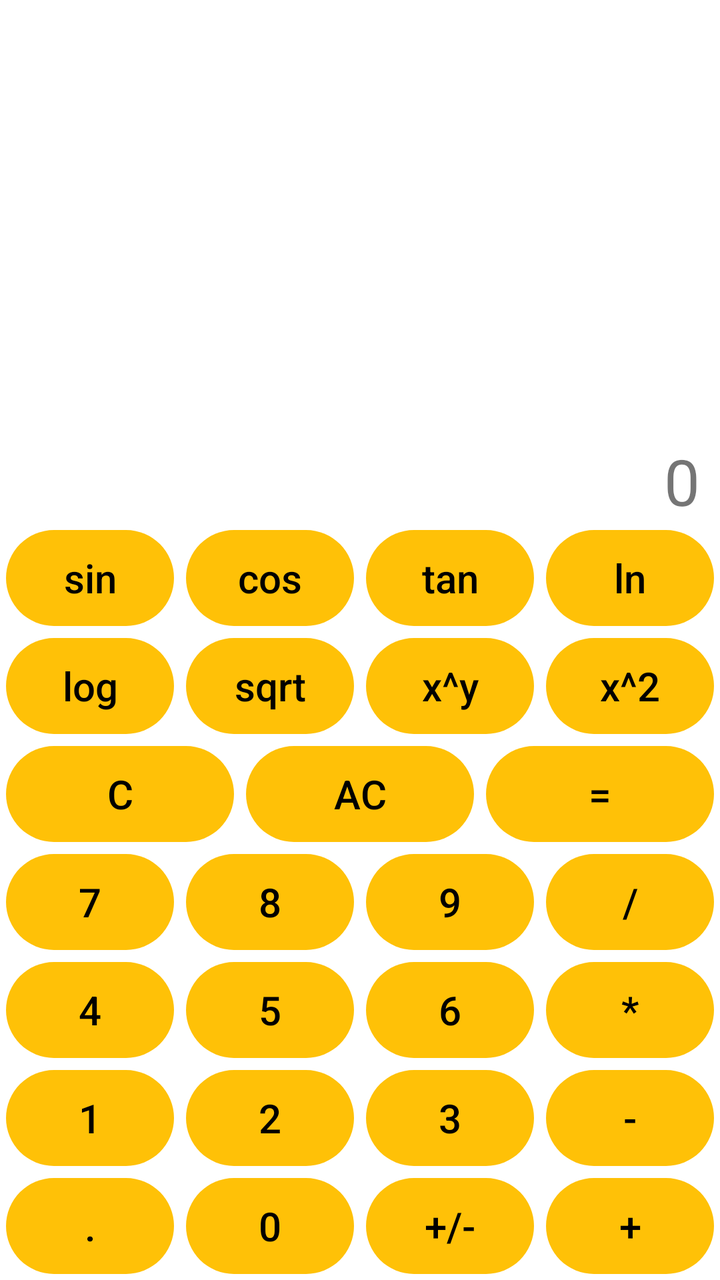
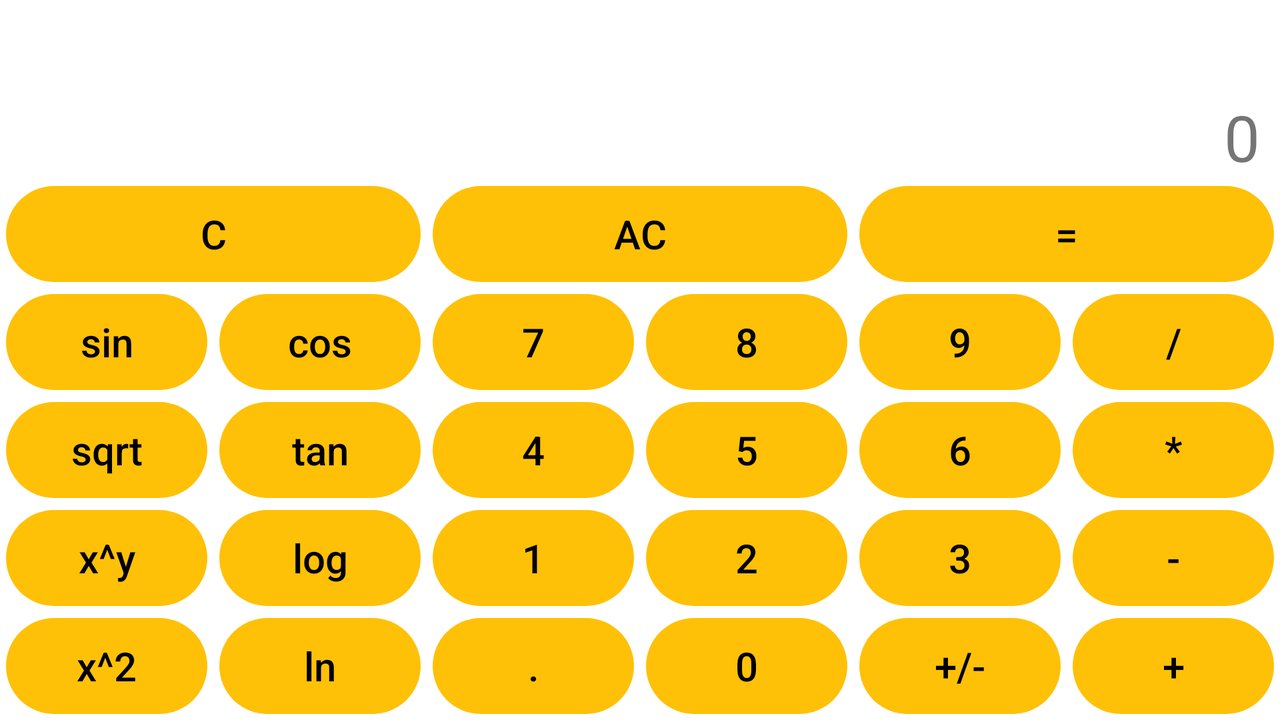

Two renders of one Android screen. The first uses the default layout on a phone; the second uses the alternative layout the repository ships for a different screen configuration, on a matching device. The two XML files are below.
<!-- AndroidManifest.xml: application theme Theme.Kalkulator -->
<!-- res/layout/activity_advance_calculator.xml -->
<?xml version="1.0" encoding="utf-8"?>
<androidx.constraintlayout.widget.ConstraintLayout xmlns:android="http://schemas.android.com/apk/res/android"
    xmlns:app="http://schemas.android.com/apk/res-auto"
    xmlns:tools="http://schemas.android.com/tools"
    android:id="@+id/advanceCalc"
    android:layout_width="match_parent"
    android:layout_height="match_parent"
    tools:context=".AdvanceCalculator">

    <TextView
        android:id="@+id/display"
        android:layout_width="match_parent"
        android:layout_height="43dp"
        android:layout_marginHorizontal="10dp"
        android:maxLines="1"
        android:text="@string/start_value"
        android:textAlignment="viewEnd"
        android:textSize="32sp"
        app:layout_constraintBottom_toTopOf="@+id/tableLayout"
        app:layout_constraintEnd_toEndOf="parent"
        app:layout_constraintHorizontal_bias="1.0"
        app:layout_constraintStart_toStartOf="parent"
        app:layout_constraintTop_toTopOf="parent"
        app:layout_constraintVertical_bias="1.0" />

    <TableLayout
        android:id="@+id/tableLayout"
        android:layout_width="match_parent"
        android:layout_height="wrap_content"
        app:layout_constraintBottom_toBottomOf="parent"
        app:layout_constraintEnd_toEndOf="parent"
        app:layout_constraintHorizontal_bias="1.0"
        app:layout_constraintStart_toStartOf="parent">

        <TableRow style="@style/buttons_row">

            <Button
                android:id="@+id/buttonSin"
                style="@style/Rounded.Button"
                android:text="@string/sin" />

            <Button
                android:id="@+id/buttonCos"
                style="@style/Rounded.Button"
                android:text="@string/cos" />

            <Button
                android:id="@+id/buttonTan"
                style="@style/Rounded.Button"
                android:text="@string/tan" />

            <Button
                android:id="@+id/buttonLn"
                style="@style/Rounded.Button"
                android:text="@string/ln" />
        </TableRow>

        <TableRow style="@style/buttons_row">

            <Button
                android:id="@+id/buttonLog"
                style="@style/Rounded.Button"
                android:text="@string/log" />

            <Button
                android:id="@+id/buttonSqrt"
                style="@style/Rounded.Button"
                android:text="@string/sqrt" />

            <Button
                android:id="@+id/buttonPow"
                style="@style/Rounded.Button"
                android:text="@string/x_y" />

            <Button
                android:id="@+id/buttonPow2"
                style="@style/Rounded.Button"
                android:text="@string/x_2" />
        </TableRow>

        <TableRow style="@style/buttons_row">

            <Button
                android:id="@+id/buttonBksp"
                style="@style/Rounded.Button"
                android:text="@string/bksp" />

            <Button
                android:id="@+id/buttonClear"
                style="@style/Rounded.Button"
                android:text="@string/ac" />

            <Button
                android:id="@+id/buttonEquals"
                style="@style/Rounded.Button"
                android:text="@string/equals" />
        </TableRow>

        <TableRow style="@style/buttons_row">

            <Button
                android:id="@+id/button7"
                style="@style/Rounded.Button"
                android:text="@string/_7" />

            <Button
                android:id="@+id/button8"
                style="@style/Rounded.Button"
                android:text="@string/_8" />

            <Button
                android:id="@+id/button9"
                style="@style/Rounded.Button"
                android:text="@string/_9" />

            <Button
                android:id="@+id/buttonDivide"
                style="@style/Rounded.Button"
                android:text="@string/slash" />
        </TableRow>

        <TableRow style="@style/buttons_row">

            <Button
                android:id="@+id/button4"
                style="@style/Rounded.Button"
                android:text="@string/_4" />

            <Button
                android:id="@+id/button5"
                style="@style/Rounded.Button"
                android:text="@string/_5" />

            <Button
                android:id="@+id/button6"
                style="@style/Rounded.Button"
                android:text="@string/_6" />

            <Button
                android:id="@+id/buttonMultiplication"
                style="@style/Rounded.Button"
                android:text="@string/multiply" />
        </TableRow>

        <TableRow style="@style/buttons_row">

            <Button
                android:id="@+id/button1"
                style="@style/Rounded.Button"
                android:text="@string/_1" />

            <Button
                android:id="@+id/button2"
                style="@style/Rounded.Button"
                android:text="@string/_2" />

            <Button
                android:id="@+id/button3"
                style="@style/Rounded.Button"
                android:text="@string/_3" />

            <Button
                android:id="@+id/buttonMinus"
                style="@style/Rounded.Button"
                android:text="@string/minus" />
        </TableRow>

        <TableRow
            android:layout_width="match_parent"
            android:layout_height="10dp"
            android:layout_weight="1">

            <Button
                android:id="@+id/buttonComa"
                style="@style/Rounded.Button"
                android:text="@string/dot" />

            <Button
                android:id="@+id/button0"
                style="@style/Rounded.Button"
                android:text="@string/_0" />

            <Button
                android:id="@+id/buttonPlusMinus"
                style="@style/Rounded.Button"
                android:text="@string/plusminus" />

            <Button
                android:id="@+id/buttonPlus"
                style="@style/Rounded.Button"
                android:text="@string/plus" />
        </TableRow>
    </TableLayout>
</androidx.constraintlayout.widget.ConstraintLayout>
<!-- resources referenced by this layout -->
<resources>
  <string name="_0">0</string>
  <string name="_1">1</string>
  <string name="_2">2</string>
  <string name="_3">3</string>
  <string name="_4">4</string>
  <string name="_5">5</string>
  <string name="_6">6</string>
  <string name="_7">7</string>
  <string name="_8">8</string>
  <string name="_9">9</string>
  <string name="ac">AC</string>
  <string name="bksp">C</string>
  <string name="cos">cos</string>
  <string name="dot">.</string>
  <string name="equals">=</string>
  <string name="ln">ln</string>
  <string name="log">log</string>
  <string name="minus">-</string>
  <string name="multiply">*</string>
  <string name="plus">+</string>
  <string name="plusminus">+/-</string>
  <string name="sin">sin</string>
  <string name="slash">/</string>
  <string name="sqrt">sqrt</string>
  <string name="start_value">0</string>
  <string name="tan">tan</string>
  <string name="x_2">x^2</string>
  <string name="x_y">x^y</string>
  <style name="Rounded.Button" parent="Widget.AppCompat.Button">
          <item name="android:background">@drawable/rectangle_corners_round</item>
          <item name="android:layout_margin">3dp</item>
          <item name="android:layout_height">wrap_content</item>
          <item name="android:layout_width">0dp</item>
          <item name="android:layout_weight">1</item>
          <item name="android:textSize">20sp</item>
          <item name="android:textAllCaps">false</item>
      </style>
  <style name="buttons_row">
          <item name="android:layout_width">match_parent</item>
          <item name="android:layout_height">wrap_content</item>
          <item name="android:layout_weight">1</item>
      </style>
  <style name="Theme.Kalkulator" parent="Theme.MaterialComponents.DayNight.NoActionBar">
          
          <item name="colorPrimary">#FFC107</item>
          <item name="colorPrimaryVariant">#FFC107</item>
          <item name="colorOnPrimary">@color/black</item>
          
          <item name="colorSecondary">@color/teal_200</item>
          <item name="colorSecondaryVariant">@color/teal_700</item>
          <item name="colorOnSecondary">@color/black</item>
          
          <item name="android:statusBarColor">?attr/colorPrimaryVariant</item>
          
      </style>
  <!-- drawable rectangle_corners_round (drawable) -->
  <?xml version="1.0" encoding="utf-8"?>
  <selector xmlns:android="http://schemas.android.com/apk/res/android">
      <item>
          <shape android:shape="rectangle">
              <corners android:radius="90dp" />
          </shape>
      </item>
  </selector>
</resources>
<!-- res/layout-land/activity_advance_calculator.xml (the repository's variant of the layout above) -->
<!-- drawn on the phone turned sideways -->
<?xml version="1.0" encoding="utf-8"?>
<androidx.constraintlayout.widget.ConstraintLayout xmlns:android="http://schemas.android.com/apk/res/android"
    xmlns:app="http://schemas.android.com/apk/res-auto"
    xmlns:tools="http://schemas.android.com/tools"
    android:id="@+id/advanceCalc"
    android:layout_width="match_parent"
    android:layout_height="match_parent"
    tools:context=".AdvanceCalculator">

    <TextView
        android:id="@+id/display"
        android:layout_width="match_parent"
        android:layout_height="43dp"
        android:layout_marginHorizontal="10dp"
        android:maxLines="1"
        android:text="@string/start_value"
        android:textAlignment="viewEnd"
        android:textSize="32sp"
        app:layout_constraintBottom_toTopOf="@+id/tableLayout"
        app:layout_constraintEnd_toEndOf="parent"
        app:layout_constraintHorizontal_bias="1.0"
        app:layout_constraintStart_toStartOf="parent"
        app:layout_constraintTop_toTopOf="parent"
        app:layout_constraintVertical_bias="1.0" />

    <TableLayout
        android:id="@+id/tableLayout"
        android:layout_width="match_parent"
        android:layout_height="wrap_content"
        app:layout_constraintBottom_toBottomOf="parent"
        app:layout_constraintEnd_toEndOf="parent"
        app:layout_constraintHorizontal_bias="1.0"
        app:layout_constraintStart_toStartOf="parent">

        <TableRow style="@style/buttons_row">

            <Button
                android:id="@+id/buttonBksp"
                style="@style/Rounded.Button"
                android:text="@string/bksp" />

            <Button
                android:id="@+id/buttonClear"
                style="@style/Rounded.Button"
                android:text="@string/ac" />

            <Button
                android:id="@+id/buttonEquals"
                style="@style/Rounded.Button"
                android:text="@string/equals" />
        </TableRow>

        <TableRow style="@style/buttons_row">

            <Button
                android:id="@+id/buttonSin"
                style="@style/Rounded.Button"
                android:text="@string/sin" />

            <Button
                android:id="@+id/buttonCos"
                style="@style/Rounded.Button"
                android:text="@string/cos" />

            <Button
                android:id="@+id/button7"
                style="@style/Rounded.Button"
                android:text="@string/_7" />

            <Button
                android:id="@+id/button8"
                style="@style/Rounded.Button"
                android:text="@string/_8" />

            <Button
                android:id="@+id/button9"
                style="@style/Rounded.Button"
                android:text="@string/_9" />

            <Button
                android:id="@+id/buttonDivide"
                style="@style/Rounded.Button"
                android:text="@string/slash" />
        </TableRow>

        <TableRow style="@style/buttons_row">

            <Button
                android:id="@+id/buttonSqrt"
                style="@style/Rounded.Button"
                android:text="@string/sqrt" />

            <Button
                android:id="@+id/buttonTan"
                style="@style/Rounded.Button"
                android:text="@string/tan" />

            <Button
                android:id="@+id/button4"
                style="@style/Rounded.Button"
                android:text="@string/_4" />

            <Button
                android:id="@+id/button5"
                style="@style/Rounded.Button"
                android:text="@string/_5" />

            <Button
                android:id="@+id/button6"
                style="@style/Rounded.Button"
                android:text="@string/_6" />

            <Button
                android:id="@+id/buttonMultiplication"
                style="@style/Rounded.Button"
                android:text="@string/multiply" />
        </TableRow>

        <TableRow style="@style/buttons_row">

            <Button
                android:id="@+id/buttonPow"
                style="@style/Rounded.Button"
                android:text="@string/x_y" />

            <Button
                android:id="@+id/buttonLog"
                style="@style/Rounded.Button"
                android:text="@string/log" />

            <Button
                android:id="@+id/button1"
                style="@style/Rounded.Button"
                android:text="@string/_1" />

            <Button
                android:id="@+id/button2"
                style="@style/Rounded.Button"
                android:text="@string/_2" />

            <Button
                android:id="@+id/button3"
                style="@style/Rounded.Button"
                android:text="@string/_3" />

            <Button
                android:id="@+id/buttonMinus"
                style="@style/Rounded.Button"
                android:text="@string/minus" />
        </TableRow>

        <TableRow
            android:layout_width="match_parent"
            android:layout_height="10dp"
            android:layout_weight="1">

            <Button
                android:id="@+id/buttonPow2"
                style="@style/Rounded.Button"
                android:text="@string/x_2" />

            <Button
                android:id="@+id/buttonLn"
                style="@style/Rounded.Button"
                android:text="@string/ln" />

            <Button
                android:id="@+id/buttonComa"
                style="@style/Rounded.Button"
                android:text="@string/dot" />

            <Button
                android:id="@+id/button0"
                style="@style/Rounded.Button"
                android:text="@string/_0" />

            <Button
                android:id="@+id/buttonPlusMinus"
                style="@style/Rounded.Button"
                android:text="@string/plusminus" />

            <Button
                android:id="@+id/buttonPlus"
                style="@style/Rounded.Button"
                android:text="@string/plus" />

        </TableRow>
    </TableLayout>
</androidx.constraintlayout.widget.ConstraintLayout>
